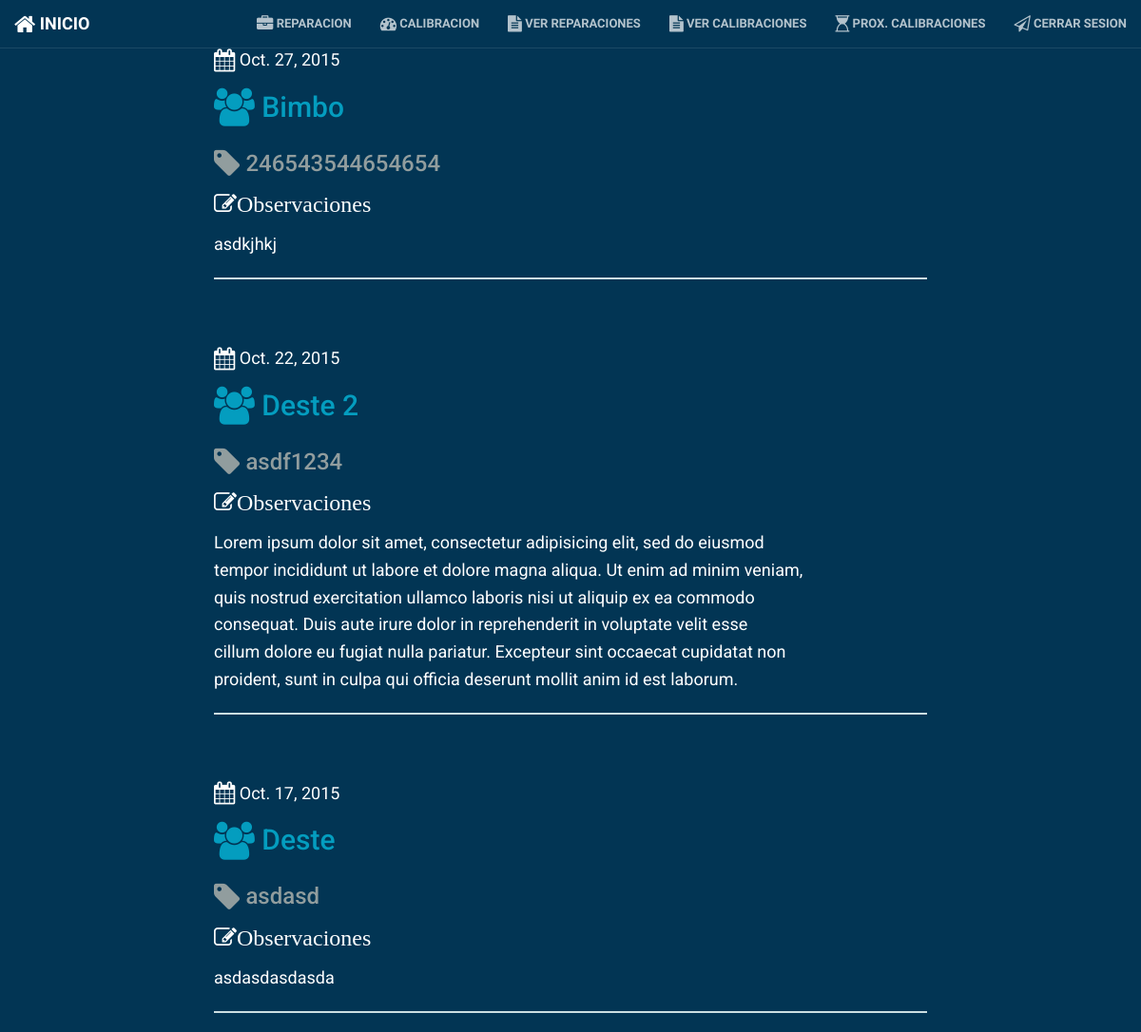
/calibration_list/ (signed in), run on an earlier commit of the app's database.
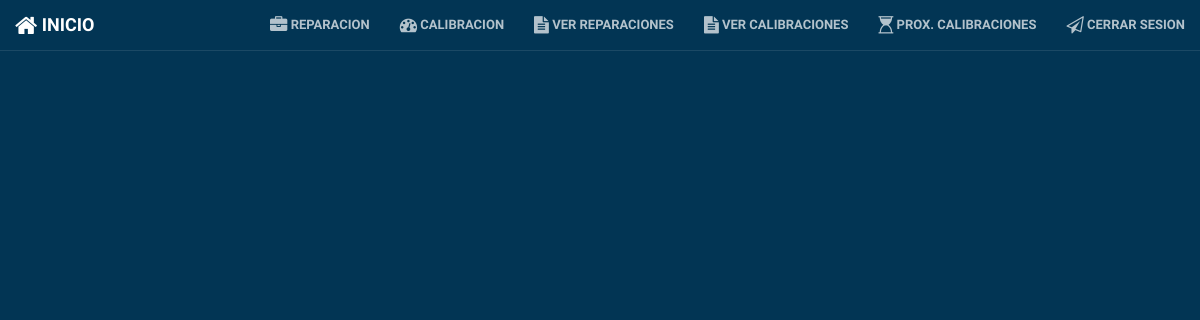
And on a later commit of the database.
### reportes/models.py (models this page shows)
class Calibracion(models.Model):
	fecha = models.DateField('Fecha', default=timezone.now)
	cliente = models.CharField('Cliente', max_length=50, null=True)
	sigCalibracion = models.DateField('Siguiente Calibracion', default=six_months_from_now)
	numeroSerie = models.CharField('Numero de Serie', max_length=36)
	nombreTecnico = models.CharField('Tecnico responsable', max_length=80)
	nombreEncargado = models.CharField('Encargado del area', max_length=80)
	observaciones = models.TextField('Observaciones', blank=True, null=True)
	costo = models.DecimalField('Costo (MXN)', max_digits=5, decimal_places=2)
	class Meta:
		verbose_name = "Calibracion"
        verbose_name_plural = "Calibraciones"
	def __str__(self):
		return str(self.fecha)
		pass

### reportes/views.py (the view)
# urls.py: url(r'^calibration_list/$', views.calibration_list, name='calibration_list'),
def calibration_list(request):
    calibraciones = Calibracion.objects.filter(fecha__lte=timezone.now()).order_by('-fecha')
    return render(request, 'reportes/calibration_list.html', {'calibraciones': calibraciones})

### reportes/templates/reportes/calibration_list.html
{% extends "reportes/base.html" %}
{% block content %}
{% if user.is_authenticated %}
    {% for calibracion in calibraciones %}
        <div class="reporte">
            <div class="date"><i class="fa fa-calendar fa-lg"></i>
                {{ calibracion.fecha }}
            </div>
            <h2><a href="{% url "reportes.views.calibration_detail" pk=calibracion.pk %}"><i class="fa fa-users fa-lg"></i> {{ calibracion.cliente }}</a></h2>
            <h3 class="nserie"><i class="fa fa-tag fa-lg"></i> {{ calibracion.numeroSerie }}</h3>
            <p class="observaciones"><i class="fa fa-pencil-square-o fa-lg">Observaciones</i> {{ calibracion.observaciones|linebreaks }}</p>
        </div>
        <hr>
    {% endfor %}
{% endif %}
{% endblock content %}

What changed in the data, as far as the page shows it:
removed Calibracion: fecha "Oct. 27, 2015", cliente "Bimbo", numeroSerie "246543544654654", observaciones "asdkjhkj"
removed Calibracion: fecha "Oct. 22, 2015", cliente "Deste 2", numeroSerie "asdf1234", observaciones "Lorem ipsum dolor sit amet, consectetur adipisicing elit, sed do eiusmod tempor incididunt ut labore et dolore magna aliqua. Ut enim ad minim veniam, quis nostrud exercitation ullamco laboris nisi ut aliquip ex ea commodo consequat. Duis aute irure dolor in reprehenderit in voluptate velit esse cillum dolore eu fugiat nulla pariatur. Excepteur sint occaecat cupidatat non proident, sunt in culpa qui officia deserunt mollit anim id est laborum."
removed Calibracion: fecha "Oct. 17, 2015", cliente "Deste", numeroSerie "asdasd", observaciones "asdasdasdasda"
